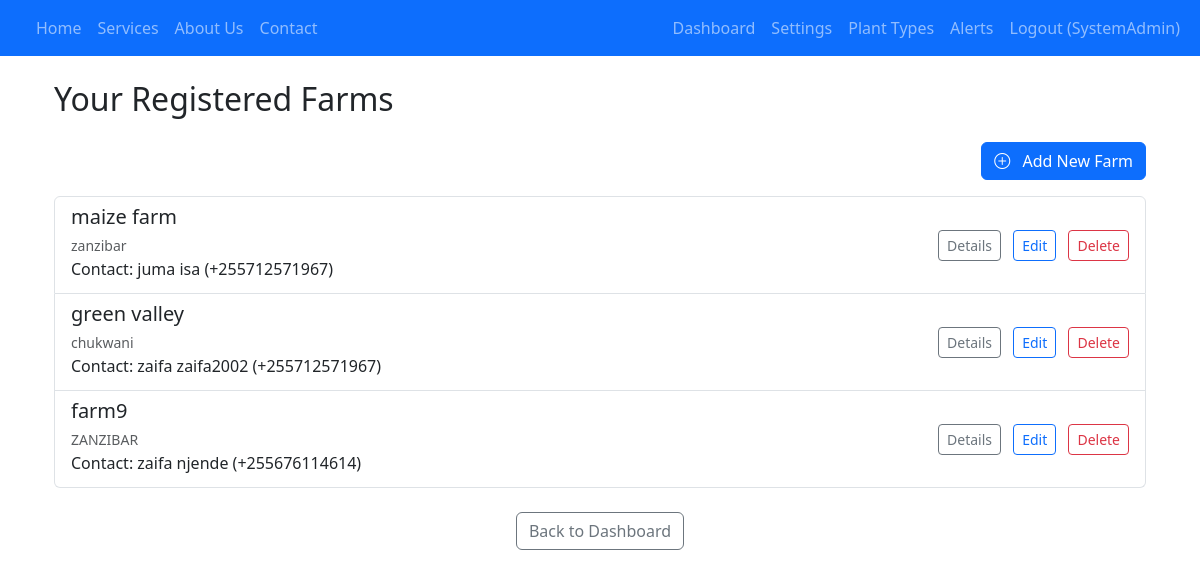
Screenshot of /farms/ (signed in) with the database file from the repository.
### web_app/models.py (models this page shows)
class CustomUser(AbstractUser):
    full_name = models.CharField(max_length=255, blank=True, null=True)
    email = models.EmailField(unique=True)
    contact_number = models.CharField(max_length=20, blank=True, null=True)
    USER_ROLES = (
        ('farm_owner', 'Farm Owner'),
    )
    user_role = models.CharField(max_length=20, default='farm_owner')

class Farm(models.Model):
    name = models.CharField(max_length=200)
    location = models.CharField(max_length=255)
    owner = models.ForeignKey(settings.AUTH_USER_MODEL, on_delete=models.CASCADE, related_name='farms')
    created_at = models.DateTimeField(auto_now_add=True)
    updated_at = models.DateTimeField(auto_now=True)
    notes = models.TextField(blank=True, null=True)
    contact_number = models.CharField(max_length=20, blank=True, null=True)
    email = models.EmailField(max_length=255, blank=True, null=True)
    contact_person = models.CharField(max_length=100, blank=True, null=True)
    primary_plant_type = models.ForeignKey(
        'PlantType',
        on_delete=models.SET_NULL, # If a PlantType is deleted, this field can become null
        null=True,
        blank=True,
        related_name='farms_with_this_primary_type',
    )

### web_app/views.py (the view)
# urls.py: path('farms/', views.farm_list_view, name='farm_list'),
@login_required
def farm_list_view(request):
    farms = Farm.objects.filter(owner=request.user)
    context = {
        'farms': farms
    }
    return render(request, 'web_app/farm_list.html', context)

### templates/web_app/farm_list.html (shortened to what this page needs)
{% extends 'base.html' %}
{% block content %}
<div class="container">
    <h2 class="mb-4">Your Registered Farms</h2>
    <div class="d-flex justify-content-end mb-3">
        <a href="{% url 'farm_add' %}" class="btn btn-primary">
            <i class="bi bi-plus-circle me-2"></i> Add New Farm
        </a>
    </div>
    {% if farms %}
        <div class="list-group">
            {% for farm in farms %}
                <div class="list-group-item d-flex justify-content-between align-items-center">
                    <div>
                        <h5 class="mb-1">{{ farm.name }}</h5>
                        <small class="text-muted">{{ farm.location }}</small>
                        <p class="mb-1">Contact: {{ farm.contact_person }} ({{ farm.contact_number }})</p>
                    </div>
                   <div>
    <a href="{% url 'farm_detail' pk=farm.pk %}" class="btn btn-sm btn-outline-secondary me-2">Details</a>
    <a href="{% url 'farm_edit' pk=farm.pk %}" class="btn btn-sm btn-outline-primary me-2">Edit</a>
    <a href="{% url 'farm_delete' pk=farm.pk %}" class="btn btn-sm btn-outline-danger">Delete</a>
</div>
                </div>
            {% endfor %}
        </div>
    {% else %}
        <div class="alert alert-info text-center" role="alert">
            You haven't added any farms yet. Click the button above to add your first farm!
        </div>
    {% endif %}
    <p class="text-center mt-4">
        <a href="{% url 'dashboard' %}" class="btn btn-outline-secondary">Back to Dashboard</a>
    </p>
</div>
{% endblock %}

### templates/base.html (shortened to what this page needs)
  {% load static %}
<!DOCTYPE html>
<html lang="en">
<head>
    <link rel="stylesheet" href="https://cdn.jsdelivr.net/npm/bootstrap-icons@1.11.3/font/bootstrap-icons.min.css">
    <link rel="stylesheet" href="https://cdn.jsdelivr.net/npm/bootstrap-icons@1.11.3/font/bootstrap-icons.min.css">
    <link href="https://cdn.jsdelivr.net/npm/bootstrap@5.3.0/dist/css/bootstrap.min.css" rel="stylesheet">
</head>
<body>
    <nav class="navbar navbar-expand-lg navbar-dark bg-primary">
    <div class="container-fluid">
        <div class="collapse navbar-collapse" id="navbarNav">
            <ul class="navbar-nav me-auto mb-2 mb-lg-0">
                <li class="nav-item">
                    <a class="nav-link {% if request.resolver_match.url_name == 'home' %}active{% endif %}" aria-current="page" href="{% url 'home' %}">Home</a>
                </li>
                <li class="nav-item">
                    <a class="nav-link {% if request.resolver_match.url_name == 'services' %}active{% endif %}" href="{% url 'services' %}">Services</a>
                </li>
                <li class="nav-item">
                    <a class="nav-link {% if request.resolver_match.url_name == 'about' %}active{% endif %}" href="{% url 'about' %}">About Us</a>
                </li>
                <li class="nav-item">
                    <a class="nav-link {% if request.resolver_match.url_name == 'contact' %}active{% endif %}" href="{% url 'contact' %}">Contact</a>
                </li>
            </ul>
            <ul class="navbar-nav">
                {% if user.is_authenticated %}
                    <li class="nav-item">
                        <a class="nav-link {% if request.resolver_match.url_name == 'dashboard' %}active{% endif %}" href="{% url 'dashboard' %}">Dashboard</a>
                    </li>
                    <li class="nav-item">
                        <a class="nav-link {% if request.resolver_match.url_name == 'user_settings' %}active{% endif %}" href="{% url 'user_settings' %}">Settings</a>
                    </li>
                    <li class="nav-item">
                        <a class="nav-link" href="{% url 'plant_type_list' %}">Plant Types</a>
                    </li>
                    <li class="nav-item">
                        <a class="nav-link" href="{% url 'alert_list' %}">Alerts</a>
                    </li>
                    <li class="nav-item">
                        <a class="nav-link" href="{% url 'logout' %}">Logout ({{ user.username }})</a>
                    </li>
                {% endif %}
            </ul>
        </div>
    </div>
</nav>
    <div class="container content mt-4">
        {% block content %}
        {% endblock %}
    </div>
</body>
</html>

### rows the page displays
CustomUser: username "SystemAdmin"
Farm: name "maize farm", location "zanzibar", contact_person "juma isa", contact_number "+255712571967"
Farm: name "green valley", location "chukwani", contact_person "zaifa zaifa2002", contact_number "+255712571967"
Farm: name "farm9", location "ZANZIBAR", contact_person "zaifa njende", contact_number "+255676114614"
